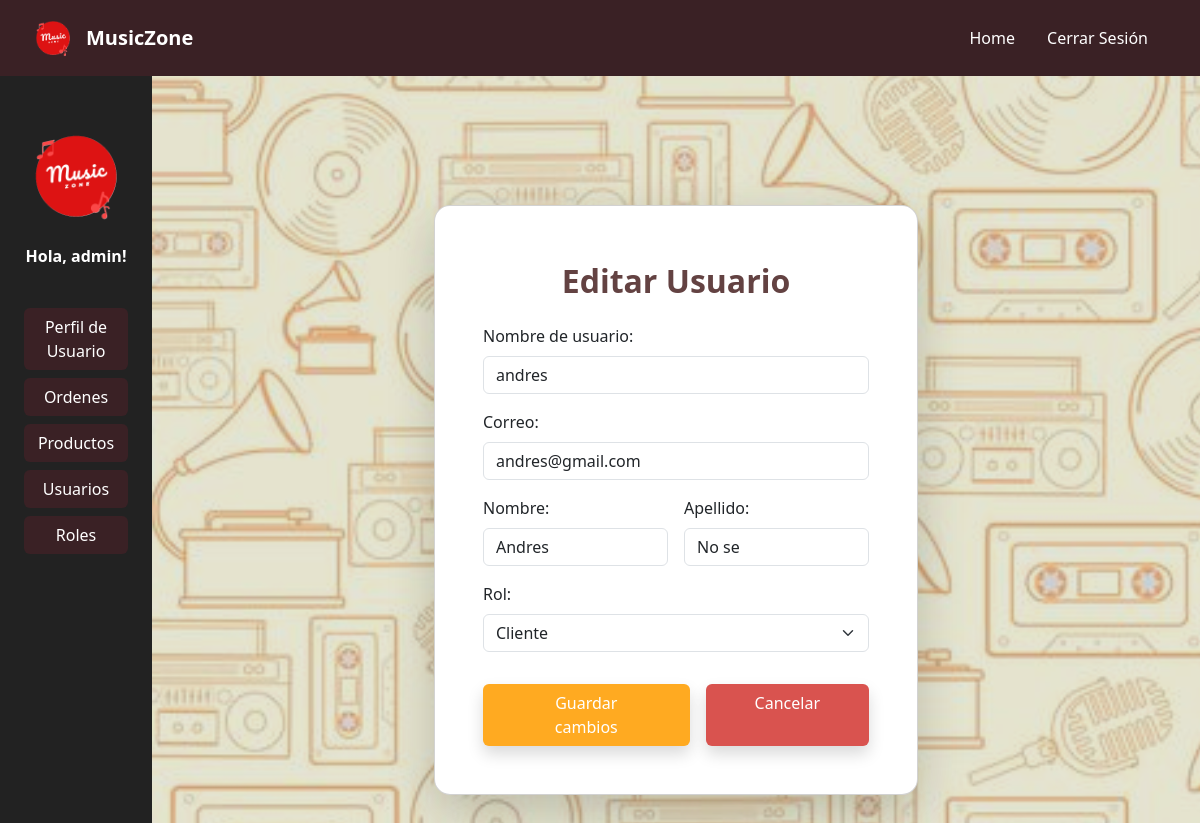
Page /usuarios/editar/6/ (signed in) on the earlier database version.
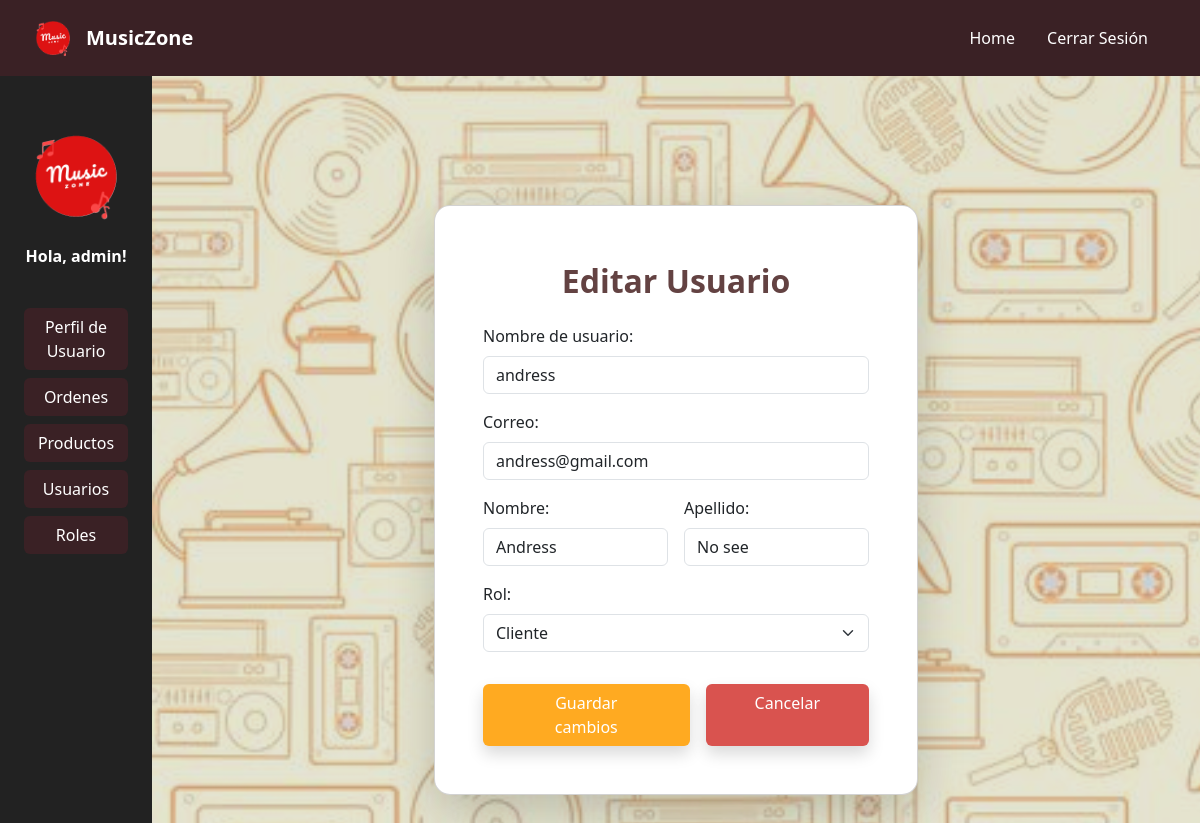
Same page on the later database version.
### Users/models.py (models this page shows, shortened)
class User(AbstractUser):
    name = models.CharField(max_length=100, verbose_name='Nombre')
    last_name = models.CharField(max_length=100, verbose_name='Apellido')
    username = models.CharField(max_length=100, unique=True, verbose_name='Nombre de usuario')
    email = models.EmailField(unique=True, verbose_name='Correo electrónico')
    role = models.ForeignKey(Role, on_delete=models.CASCADE, verbose_name='Rol', null=True, blank=True)
    EMAIL_FIELD = 'email'
    USERNAME_FIELD = 'username'
    REQUIRED_FIELDS = ['email', 'name', 'last_name']

class Role(models.Model):
    role = models.CharField(max_length=100, verbose_name='Rol')

### Users/views.py (the view, shortened to what this page needs)
# urls.py: path('editar/<int:usuario_id>/', views.edit_user, name='edit_user'),
@staff_member_required(login_url='/')
@login_required
def edit_user(request, usuario_id):
    usuario = get_object_or_404(User, pk=usuario_id)
    roles = Role.objects.all()
    return render(request, 'users/edit_user.html', {'usuario': usuario, 'roles': roles})

### Users/templates/users/edit_user.html (shortened to what this page needs)
{% extends 'base.html' %}
{% load static %}
{% block content %}
<div class="container-fluid d-flex justify-content-center align-items-center min-vh-100 px-3">
    <div class="card shadow-lg bg-white rounded-4 p-5 m-4 col-lg-6 col-md-8 col-sm-12">
        <h2 class="text-center fw-bold mt-2 mb-4" style="color: #634242;">Editar Usuario</h2>
        <form method="post" class="row g-3">
            <div class="col-12">
                <label for="username" class="form-label">Nombre de usuario:</label>
                <input type="text" class="form-control" id="username" name="username" value="{{ usuario.username }}" required>
            </div>
            <div class="col-12">
                <label for="email" class="form-label">Correo:</label>
                <input type="email" class="form-control" id="email" name="email" value="{{ usuario.email }}" required>
            </div>
            <div class="col-md-6">
                <label for="name" class="form-label">Nombre:</label>
                <input type="text" class="form-control" id="name" name="name" value="{{ usuario.name }}" required>
            </div>
            <div class="col-md-6">
                <label for="last_name" class="form-label">Apellido:</label>
                <input type="text" class="form-control" id="last_name" name="last_name" value="{{ usuario.last_name }}" required>
            </div>
            <div class="col-12">
                <label for="role" class="form-label">Rol:</label>
                <select class="form-select" id="role" name="role" required>
                    {% for role in roles %}
                        <option value="{{ role.id }}" {% if usuario.role and usuario.role.id == role.id %}selected{% endif %}>{{ role.role }}</option>
                    {% endfor %}
                </select>
            </div>
            <div class="d-flex justify-content-center">
                <button type="submit" class="btn shadow w-auto px-5 mt-3"
                        style="background-color: #ffaa21; color: white;">Guardar cambios</button>
                <a href="{% url 'users:user' %}" class="btn shadow w-auto px-5 mt-3 ms-3"
                   style="background-color: #d9534f; color: white;">Cancelar</a>
            </div>
        </form>
    </div>
</div>
{% endblock %}

Differences in the rows shown:
changed User "Cliente": username "andres" → "andress"; email "andres@gmail.com" → "andress@gmail.com"; name "Andres" → "Andress"; last_name "No se" → "No see"
